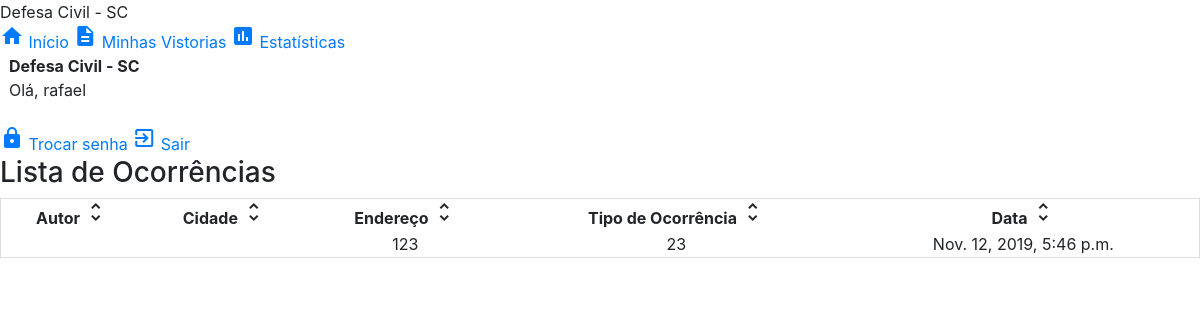
Page /todasvistorias (signed in) on the earlier database version.
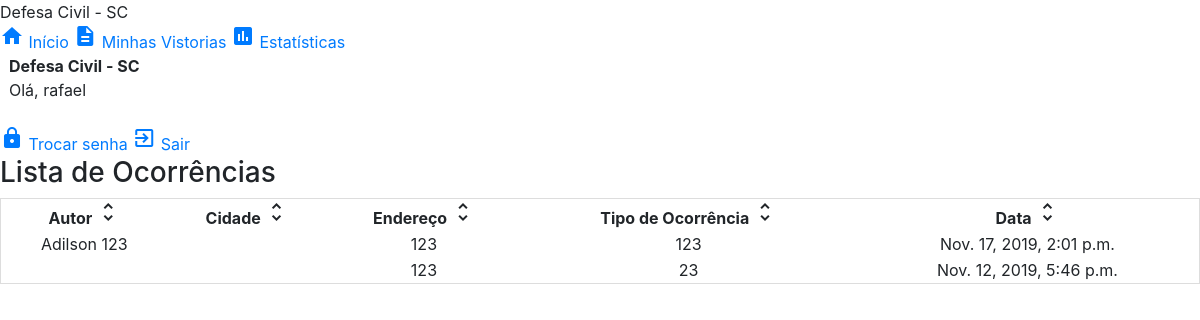
Same page on the later database version.
### accounts/models.py (models this page shows)
class CustomUser(AbstractUser):
	username = models.CharField(_('username'),max_length=15, unique=True, help_text=_('15 caracteres ou menos. Aceita letras, números e @/./+/-/_'), validators=[ validators.RegexValidator(re.compile('^[\w.@+-]+$'), _('Insira um usuário válido.'), _('inválido'))])
	first_name = models.CharField(_('first_name'), max_length=30, blank=False, null=False)
	last_name = models.CharField(_('last_name'), max_length=30, blank=False, null=False)
	email = models.EmailField(_('email address'), max_length=255, unique=True, blank=False, null=False)
	is_staff = models.BooleanField(_('staff status'), default=False, blank = True)
	is_active = models.BooleanField(_('active'), default=True, blank = True)
	is_trusty = models.BooleanField(_('trusty'), default=False, blank = True)
	date_joined = models.DateTimeField(_('date joined'), default=timezone.now, blank = True)

### relatorios/models.py (models this page shows, shortened)
class Vistoria(models.Model):
    autor = models.ForeignKey(settings.AUTH_USER_MODEL, related_name = 'autor_id',  on_delete=models.CASCADE)
    cobrad = models.CharField(max_length=200)
    municipios = models.TextField()
    descricao = models.TextField()
    data = models.DateTimeField(default=timezone.now)
    endereco = models.TextField()
    dataDesastre = models.TextField()
    danos_humanos_desalojados = models.IntegerField(default=0, blank=True)
    danos_humanos_desabrigados = models.IntegerField(default=0, blank=True)
    danos_humanos_desaparecidos = models.IntegerField(default=0, blank=True)
    danos_humanos_feridos = models.IntegerField(default=0, blank=True)
    danos_humanos_enfermos = models.IntegerField(default=0, blank=True)
    danos_humanos_mortos = models.IntegerField(default=0, blank=True)
    danos_humanos_isolados = models.IntegerField(default=0, blank=True)
    danos_humanos_atingidos = models.IntegerField(default=0, blank=True)
    danos_humanos_afetados = models.IntegerField(default=0, blank=True)
    danos_humanos_observacoes = models.TextField(default="Sem Observações", blank=True)
    unidades_habitacionais_atingidas = models.IntegerField(default=0, blank=True)
    unidades_habitacionais_danificads = models.IntegerField(default=0, blank=True)
    unidades_habitacionais_interditadas = models.IntegerField(default=0, blank=True)
    unidades_habitacionais_destruidas = models.IntegerField(default=0, blank=True)
    instalacoes_publicas_saude_atingidas = models.IntegerField(default=0, blank=True)
    instalacoes_publicas_ensino_atingidas = models.IntegerField(default=0, blank=True)
    instalacoes_comunitarias_atingidas = models.IntegerField(default=0, blank=True)
    obras_atingidas = models.IntegerField(default=0, blank=True)
    interrupcoes_servicos_essenciais = models.IntegerField(default=0, blank=True)
    danos_materiais_observacoes = models.TextField(default="Sem Observações", blank=True)
    contaminacao_solo = models.IntegerField(default=0, blank=True)
    contaminacao_agua = models.IntegerField(default=0, blank=True)
    contaminacao_ar = models.IntegerField(default=0, blank=True)
    danos_ambientais_observacoes = models.TextField(default="Sem Observações", blank=True)
    danos_agricultura = models.IntegerField(default=0, blank=True)
    danos_pecuaria = models.IntegerField(default=0, blank=True)
    danos_industria = models.IntegerField(default=0, blank=True)
    danos_comercio = models.IntegerField(default=0, blank=True)
    danos_prestacao_de_servicos = models.IntegerField(default=0, blank=True)
    danos_economicos_observacoes = models.TextField(default="Sem Observações", blank=True)
    iah_cestas_de_alimentos = models.IntegerField(default=0, blank=True)
    iah_agua_potavel = models.IntegerField(default=0, blank=True)
    iah_colchoes = models.IntegerField(default=0, blank=True)
    iah_kit_higiene_pessoal = models.IntegerField(default=0, blank=True)
    iah_kit_limpeza = models.IntegerField(default=0, blank=True)
    iah_telhas = models.IntegerField(default=0, blank=True)
    iah_lona_plastica = models.IntegerField(default=0, blank=True)
    iah_outros = models.IntegerField(default=0, blank=True)
    iah_fornecidos_outros_observacoes = models.TextField(default="Sem Observações", blank=True)
    iah_vias_publicas_totalmente_desobistruidas = models.BooleanField(default=False)
    iah_reestabelecimento_servicos_essenciais = models.BooleanField(default=False)
    deferido = models.BooleanField(default=False, blank=True)
    latitude = models.CharField(max_length=20)
    longitude = models.CharField(max_length=20)

### relatorios/views.py (the view)
# urls.py: path('todasvistorias', views.todasvistorias, name='todasvistorias'),
@login_required
def todasvistorias(request):
	vistorias = Vistoria.objects.filter(data__lte=timezone.now()).order_by('-data')
	return render(request, 'relatorios/vistorias.html', {'vistorias':vistorias})

### relatorios/templates/relatorios/vistorias.html
{% extends 'relatorios/base.html' %}
{% block conteudo %}
<main class="mdl-layout__content mdl-color--grey-100">
    <div class="mdl-grid">
      <div class="mdl-cell mdl-cell--12-col"><h3>Lista de Ocorrências</h3></div>
    </div>
    <div class="mdl-grid">
        {% if empty %}
            <h5 class="emptymsg">Não há vistorias para serem exibidas. <a href="{% url 'adventure_new' %}">Crie uma nova para vê-la aqui.</a></h5>
        {% else %}
            <table class="mdl-data-table mdl-js-data-table mdl-cell--12-col mdl-shadow--2dp" id="dataTable">
                <thead>
                    <tr class="md">
                        <th onclick="sortTable(0, 'autor_arrow', 'cidade_arrow', 'endereco_arrow', 'cobrade_arrow', 'data_arrow')">Autor <i id="autor_arrow" class=" material-icons" role="presentation">unfold_more</i></th>
                        <th onclick="sortTable(1, 'cidade_arrow', 'autor_arrow', 'endereco_arrow', 'cobrade_arrow', 'data_arrow')">Cidade <i id="cidade_arrow" class=" material-icons" role="presentation">unfold_more</i></th>
                        <th onclick="sortTable(2, 'endereco_arrow', 'autor_arrow', 'cidade_arrow', 'cobrade_arrow', 'data_arrow')">Endereço <i id="endereco_arrow" class=" material-icons" role="presentation">unfold_more</i></th>
                        <th onclick="sortTable(3, 'cobrade_arrow', 'autor_arrow', 'cidade_arrow', 'endereco_arrow', 'data_arrow')">Tipo de Ocorrência <i id="cobrade_arrow" class=" material-icons" role="presentation">unfold_more</i></th>
                        <th onclick="sortTable(4, 'data_arrow', 'autor_arrow', 'cidade_arrow', 'cobrade_arrow', 'endereco_arrow')">Data <i id="data_arrow" class=" material-icons" role="presentation">unfold_more</i></th>
                    </tr>
                </thead>
                <tbody>
                    {% for vistoria in vistorias %}
                        <tr onclick="window.location='{% url 'vistoriadetalhes' pk=vistoria.pk %}';">
                            <td class="mdl-color-text--deep-orange">{{ vistoria.autor.first_name }} {{ vistoria.autor.last_name }}</td>
                            <td class="mdl-color-text--deep-orange">{{ vistoria.municipio }}</td>
                            <td class="mdl-color-text--deep-orange">{{ vistoria.endereco }}</td>
                            <td class="mdl-color-text--deep-orange">{{ vistoria.cobrad }}</td>
                            <td class="mdl-color-text--deep-orange">{{ vistoria.data }}</td>
                        </tr>
                    {% endfor %}
                </tbody>
            </table>
        {% endif %}
    </div>
</main>
{% endblock %}

### relatorios/templates/relatorios/base.html (shortened to what this page needs)
{% load static %}
<!DOCTYPE html>
<html lang="pt-br">
<head>
  <link rel="stylesheet" href="https://code.getmdl.io/1.3.0/material.indigo-orange.min.css" />
  <link rel="stylesheet" href="https://stackpath.bootstrapcdn.com/bootstrap/4.1.3/css/bootstrap.min.css">
</head>
<body>
  <div class="layout mdl-layout mdl-js-layout  ">
    <header class="header mdl-layout__header mdl-color--indigo mdl-color-text--black-000">
      <div class="mdl-layout__header-row">
        <span class="mdl-layout-title">Defesa Civil - SC</span>
          <a class="mdl-navigation__link" href="{% url 'telainicial' %}"><i class=" material-icons" role="presentation">home</i> Início</a>
        {% if user.is_authenticated %}
          <a class="mdl-navigation__link" href="{% url 'minhasvistorias' %}"><i class=" material-icons" role="presentation">description</i> Minhas Vistorias</a>
          <a class="mdl-navigation__link" href=""><i class=" material-icons" role="presentation">insert_chart</i> Estatísticas</a>
        {% endif %}
      </div>
    </header>
    <div class="drawer mdl-layout__drawer mdl-color--indigo mdl-color-text--black">
      <header class="drawer-header">
        <strong><span class="mdl-layout-title mdl-color-text--white" style="margin: 9px !important;">Defesa Civil - SC</span></strong>
        <div class="avatar-dropdown">
          {% if user.is_authenticated %}
          <span class="mdl-color-text--white" style="margin: 9px !important;"> Olá, {{user.username}} </span>
          {% else %}
          <span class="mdl-color-text--white" style="margin: 9px !important;">Olá, Visitante</span>
          {% endif %}
          <div class="mdl-layout-spacer"></div><br>
      </div>
    </header>
    <nav class="navigation mdl-navigation">
      {% if user.is_authenticated %}
      <a class="mdl-navigation__link mdl-color-text--white" href="{% url 'password_change' %}"><i class="mdl-color-text--white material-icons" role="presentation">lock</i> Trocar senha</a>
      <a class="mdl-navigation__link mdl-color-text--white" href="{% url 'logout' %}"><i class="mdl-color-text--white material-icons" role="presentation">exit_to_app</i> Sair</a>
      {% endif %}
    </nav>
  </div>
  {% block conteudo %}
      {% endblock %}
</body>
</html>

### relatorios/templates/relatorios/base.html (style rules this page uses)
th { text-align: center !important; }
td { text-align: center !important; white-space: pre-wrap !important; }
table { max-width: 100% !important; }
tr { cursor: pointer !important; }
th { cursor: pointer !important; }
table { border-spacing: 0 !important; width: 100% !important; border: 1px solid #ddd !important; }

Differences in the rows shown:
added Vistoria: autor.first_name "Adilson", autor.last_name "123", endereco "123", cobrad "123", data "Nov. 17, 2019, 2:01 p.m."
